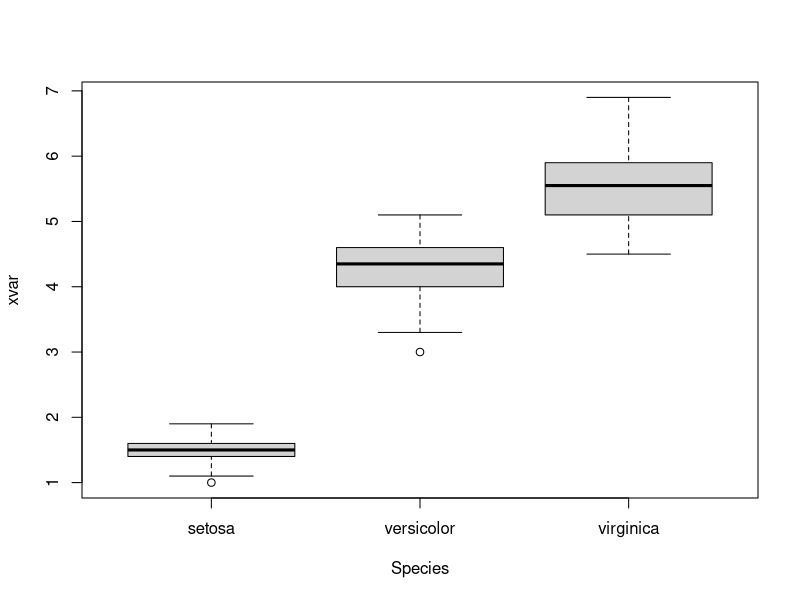
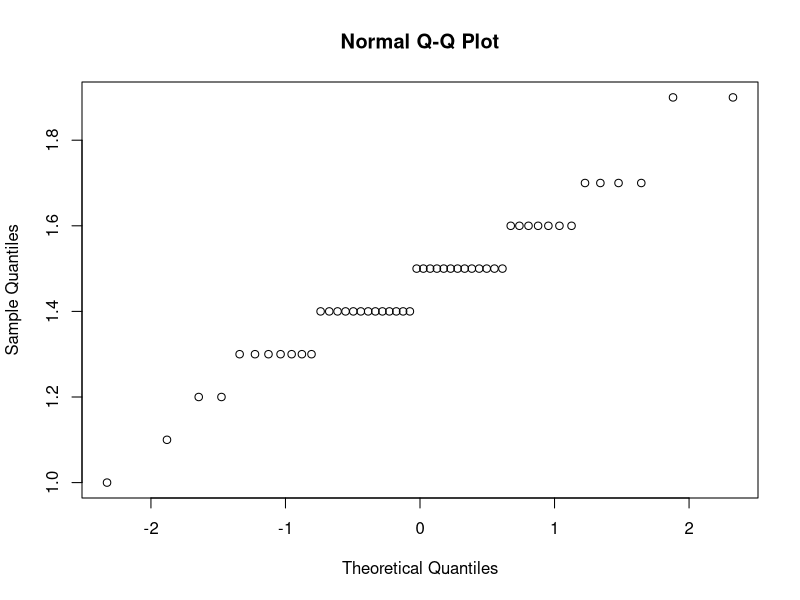
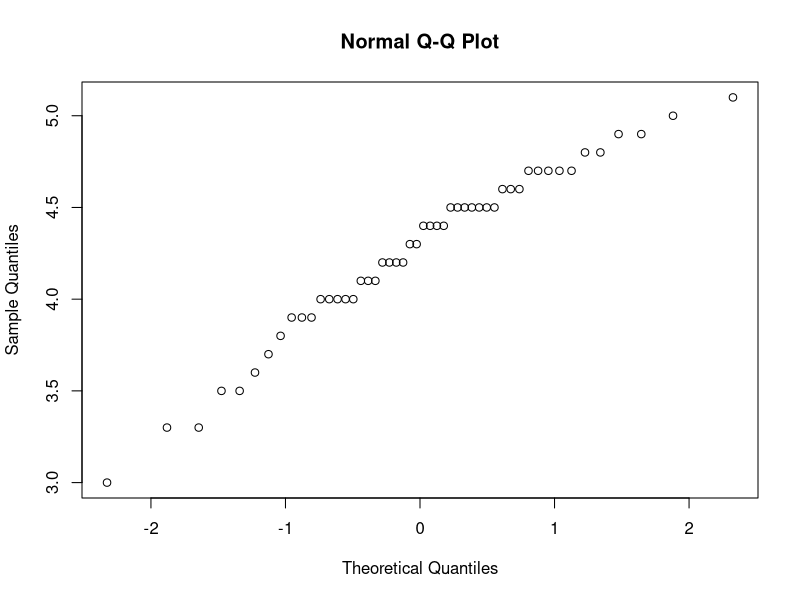
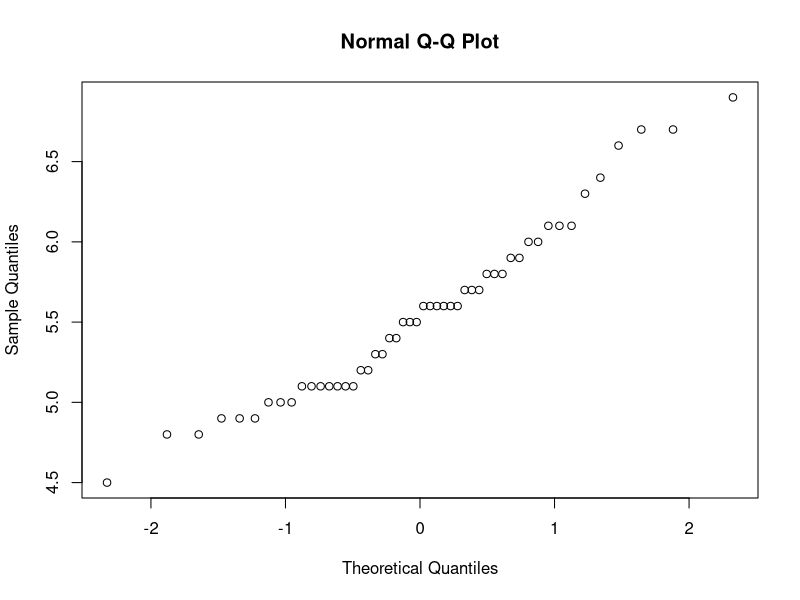
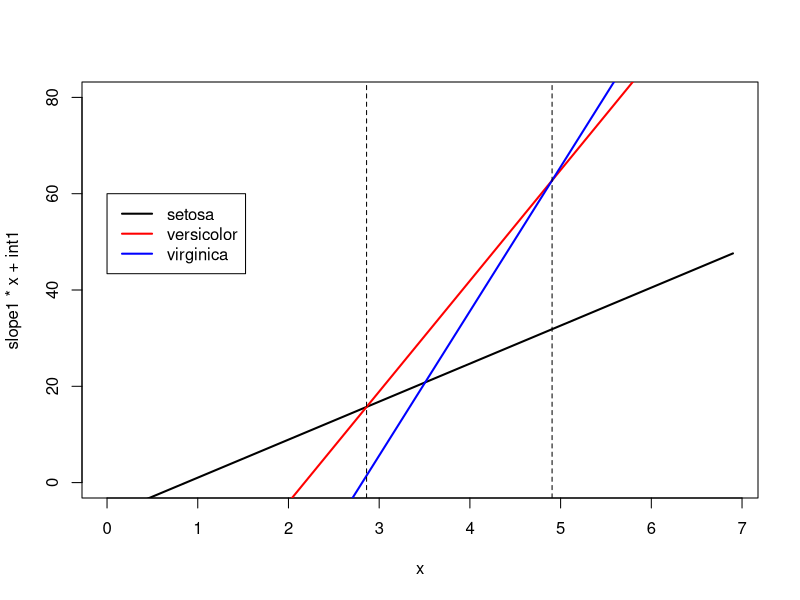

Source code (R) for these figures, in order:
##### data #####
data(iris)
attach(iris)
n = dim(iris)[1]; n

#explore the data
names(iris)
levels(Species)
K=3

xvar = Petal.Length  # try different options: Sepal.Length, Sepal.Width, Petal.Length, Petal.Width
boxplot(xvar ~ Species)
#both Petal.Length and Petal.Width look like good candidates for predictors


##### LDA #####

library(MASS)  #help(lda)

ldafit1 = lda(Species~Petal.Length)
ldafit1

fittedclass1 = predict(ldafit1,data=iris)$class
table(Species,fittedclass1)
Error1 = sum(Species != fittedclass1)/n; Error1

#prediction via cross-validation
allpredictedCV1 = rep("NA",n)

cvk = 10
groups = c(rep(1:cvk,floor(n/cvk)))
set.seed(4)
cvgroups = sample(groups,n)

for (i in 1:cvk)  {
  ldafit1i = lda(Species~Petal.Length,subset=(cvgroups!=i))
  newdata1i = data.frame(iris[cvgroups==i,])
  allpredictedCV1[cvgroups==i] = as.character(predict(ldafit1i,newdata1i)$class)
}
table(Species,allpredictedCV1)
CVmodel1 = sum(allpredictedCV1!=Species)/n; CVmodel1


#assumptions
xvar = Petal.Length
xSetosa = xvar[Species == "setosa"]
xVersicolor = xvar[Species == "versicolor"]
xVirginica = xvar[Species == "virginica"]

shapiro.test(xSetosa); qqnorm(xSetosa)
shapiro.test(xVersicolor); qqnorm(xVersicolor)
shapiro.test(xVirginica); qqnorm(xVirginica)
#normality of the Petal.Length is reasonable, 
#  so it is not surprising that Error and CV are reasonably close

bartlett.test(xvar,Species)
sd(xSetosa)
sd(xVersicolor)
sd(xVirginica)
#equal variances are definitely NOT reasonable, so QDA is the better option -- see next Lecture




#decision boundaries
pi.hat1 = length(xSetosa)/n
pi.hat2 = length(xVersicolor)/n
pi.hat3 = length(xVirginica)/n
mu.hat1 = mean(xSetosa)
mu.hat2 = mean(xVersicolor)
mu.hat3 = mean(xVirginica)
sigma2 = 1/(n-K)*(sum((xSetosa-mu.hat1)^2)+sum((xVersicolor-mu.hat2)^2)+sum((xVirginica-mu.hat3)^2))

slope1 = (mu.hat1/sigma2); int1 = (-(1/2)*mu.hat1^2/sigma2 + log(pi.hat1))
slope2 = (mu.hat2/sigma2); int2 = (-(1/2)*mu.hat2^2/sigma2 + log(pi.hat2))
slope3 = (mu.hat3/sigma2); int3 = (-(1/2)*mu.hat3^2/sigma2 + log(pi.hat3))
curve(slope1*x+int1,col="black",xlim=c(0,max(Petal.Length)),ylim=c(0,80),lwd=2)
abline(int2,slope2,col="red",lwd=2)
abline(int3,slope3,col="blue",lwd=2)
legend(0,60,c("setosa","versicolor","virginica"),col=c("black","red","blue"),lwd=2)

bound12 = (int1-int2)/(slope2-slope1); bound12; abline(v=bound12,lty=2)
bound23 = (int2-int3)/(slope3-slope2); bound23; abline(v=bound23,lty=2)
#so classify 1="setosa" for Petal.Length < 2.861; 2="versicolor" for Petal.Length from 2.861 to 4.906;
#  and 3="virginica" for Petal.Length > 2.906












